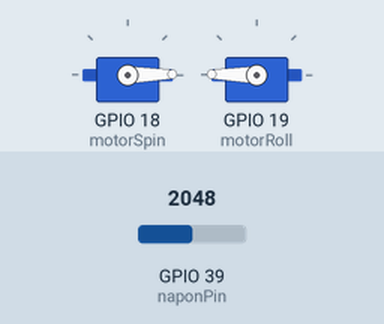
Recording of a program running on a simulated ESP32. Parts: 2 × servo. The inputs (shaded band) are chosen by the test bench; at power-on: GPIO 39 (naponPin) = 2048. WiFi joins after 1.5 s; servers stay silent unless stated; what the program prints to the serial monitor is not drawn.

Above: at 14.7 s.
14.8 s: GPIO 39 (naponPin) set to 2866
At 23.8 s:
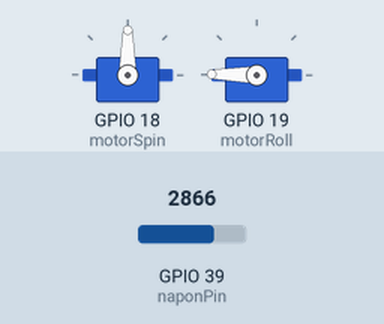
24.1 s: GPIO 39 (naponPin) set to 2930
At 27.7 s:
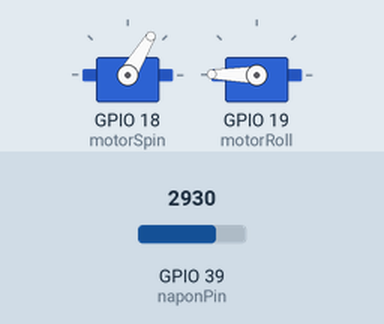
Timing chart, 0 to 77.5 s (numbered marks = the images above; inputs shaded):
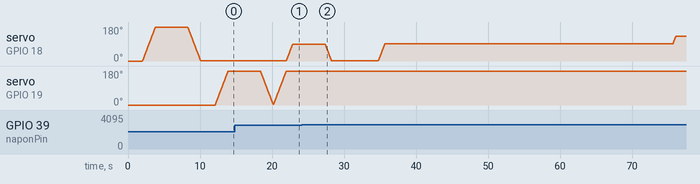

The program:

main.cpp
```cpp
#include <Arduino.h>
#include <ESP32Servo.h>

#include <AsyncTCP.h>
#include <ESPAsyncWebServer.h>
#include <vector>

const char *dajStranicu(std::vector<int> &vrijeme, std::vector<int> &napon);

const char *ssid = "PROMES-W4";
const char *password = "";

std::vector<int> napon, vrijeme;

AsyncWebServer server(80); // create AsyncWebServer object on port 80

const int naponPin = 39;
Servo motorSpin;
Servo motorRoll;

int lastPositioning = 0;
const int positionTimeout = 60;

void advance(Servo *s, int poz)
{
  if (poz > 180 || poz < 0)
  {
    poz = (poz > 180) ? 180 : 0;
  }

  double trenuta = s->read();

  if (trenuta < poz)
  {
    for (int pos = trenuta; pos < poz; pos += 1)
    {
      s->write(pos);
      delay(10);
    }
  }
  else
  {
    for (int pos = trenuta; pos > poz; pos -= 1)
    {
      s->write(pos);
      delay(10);
    }
  }
}

double diferencijal(Servo *s, double step)
{
  int napon = analogRead(naponPin);
  int poz = s->read();
  advance(s, poz + step);

  delay(4000);
  int novi_napon = analogRead(naponPin);

  delay(500);

  advance(s, poz);

  return (novi_napon - napon) / step;
}

void nadiPoziciju(int preciznost)
{

  const int scale = 10;

  int sp = diferencijal(&motorSpin, preciznost) * scale;
  delay(2000);
  int rol = diferencijal(&motorRoll, preciznost) * scale;

  double duzina = sqrt(sp * sp + rol * rol);

  if (duzina == 0)
    return;

  advance(&motorSpin, motorSpin.read() + preciznost * (sp / duzina));

  advance(&motorRoll, motorRoll.read() + preciznost * (rol / duzina));

}

void setup()
{
  Serial.begin(115200);
  motorSpin.attach(18);
  motorRoll.attach(19);
  pinMode(naponPin, INPUT);

  motorSpin.write(0);
  motorRoll.write(0);

  WiFi.begin(ssid, password);

  while (WiFi.status() != WL_CONNECTED)
  {
    delay(1000);
    Serial.println("Connecting to WiFi...");
  }
  Serial.println(WiFi.localIP());

  server.on("/", HTTP_GET, [](AsyncWebServerRequest *request)
            { request->send_P(200, "text/html", dajStranicu(vrijeme, napon)); });

  server.begin();

  nadiPoziciju(180);
  nadiPoziciju(90);
}

int cnt_old = 0;

void loop()
{

  int cnt = (millis() / 1000) / positionTimeout;

  if (cnt > cnt_old)
  {
    cnt_old = cnt;
    for (int i = 40; i > 0; i = i / 2)
    {
      nadiPoziciju(i);
      delay(2000);
    }
  }

  vrijeme.push_back(millis() / 1000);
  napon.push_back(analogRead(naponPin));

  Serial.println(napon.size());

  delay(20000);
}
```

stranica.cpp
```cpp
#include <vector>
#include <string>

std::string s;

const char *dajStranicu(std::vector<int> &vrijeme, std::vector<int> &napon){
    s = "";

    const char *prvi_dio = "<!DOCTYPE html>\n"
                        "<html>\n"
                        "<head>\n"
                        "<title>Function Graph</title>\n"
                        "<script src=\"https://cdn.jsdelivr.net/npm/chart.js\"></script>\n"
                        "</head>\n"
                        "<body>\n"
                        "<canvas id=\"myChart\"></canvas>\n"
                        "<script>\n"
                        "var data = [];\n";


    s+=prvi_dio;

    for(int i = 0; i<vrijeme.size(); ++i){
        s += "data.push({ x:";
        s += std::to_string(vrijeme[i]);
        s+= ", y: ";
        s+= std::to_string(2 * napon[i] * 3.3/4095);
        s+= " });\n";

    }

    s += "var ctx = document.getElementById(\'myChart\').getContext(\'2d\');\n"
                        "var chart = new Chart(ctx, {\n"
                        "type: \'line\',\n"
                        "data: {\n"
                        "datasets: [{\n"
                        "label: \'Function Graph\', data: data,\n"
                        "backgroundColor:\'rgba(75,192,192,0.2)\',\n"
                        "borderColor:\'rgba(75,192,192,1)\',\n"
                        "borderWidth:1\n"
                        "}]\n"
                        "},\n"
                        "options: {\n"
                        "scales: {x:{type:\'linear\',position:\'bottom\'}}}\n"
                        "});\n"
                        "</script>\n"
                        "</body>\n"
                        "</html>";

                        return s.c_str();

}
```

Measured:
- the behaviour switches between 2874 and 2875 on GPIO 39 (naponPin) (found by bisection; images 1 and 2)
